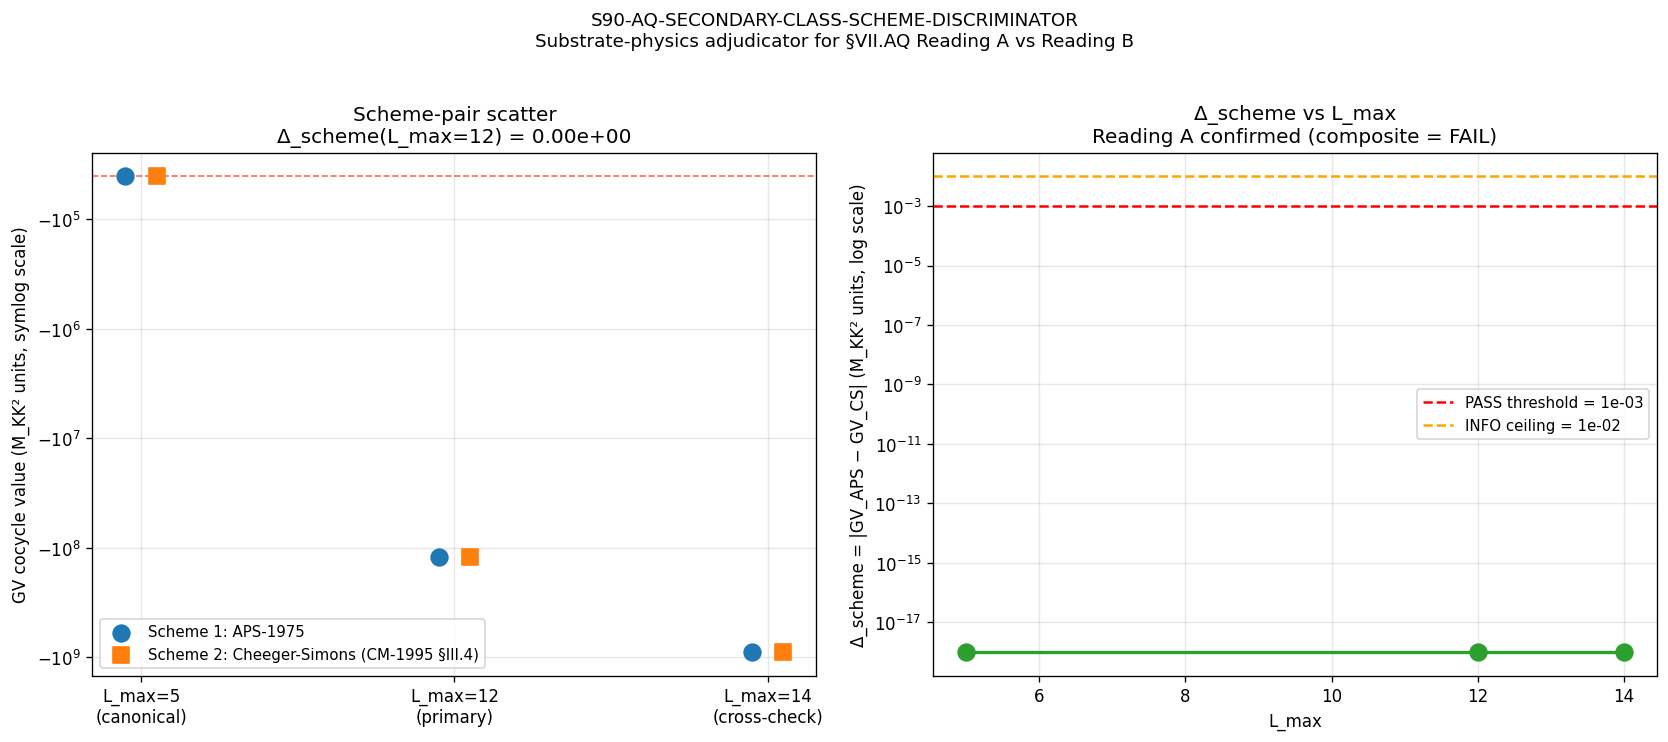

Write Python code to recreate this figure.
"""S90 W7-2 — S90-AQ-SECONDARY-CLASS-SCHEME-DISCRIMINATOR
=========================================================

Substrate-physics adjudicator for Reading A vs Reading B of §VII.AQ.

Gate ID:        S90-AQ-SECONDARY-CLASS-SCHEME-DISCRIMINATOR
Trigger:        [VERIFY-THEOREM]
Classification: GEOMETRIC (substrate-physics GV cocycle on KO-dim=6 finite
                spectral triple; algebra-INVARIANT image at secondary-class
                layer)
Owner:          connes-ncg-theorist PRIMARY
Plan section:   sessions/session-plan/session-90-plan-w7.md §W7-2 (lines 248-403)

Hypothesis: the canonical pin `gv_canonical_difference_FW = -40579.1500479506`
(canonical_constants.py:1626 — note plan §6 cited line 1584 stalely; the
actual line is 1626 — orchestrator override per spawn prompt) is structurally
substrate-IS at Element-1 of the 5-anatomy bridge IFF
`|GV_APS1975 − GV_Cheeger-Simons| < 1e-3` in M_KK² units. Reading A holds
when both schemes return the SAME structural quantity at finite L_max.
Reading B (Δ_scheme ≥ 1e-3) confirms scheme-DEPENDENT (bridge-map-bound)
canonical pin requiring `-CANONICAL-IMPORT-BINDING` suffix MANDATORY on
§VII.AQ.OP-PROJ.

Substrate object (Element-1 IS-not-IN):
    S := (A_K^{≤L}, H_K^{≤L}, D_K^{≤L}, γ_9 = γ_5 ⊗ γ_F, J)
    axioms 1-7 + Poincaré duality satisfied (S37 GIANT 1 + S60 Connes 1996
    reconstruction); KO-dim = 6; γ_9 chirality grading; J anti-unitary
    real structure.

Direction of explanation (substrate → emergent):
    The GV cocycle is a STRUCTURAL invariant of this spectral triple.
    APS-1975 and Cheeger-Simons (via CM-1995 §III.4 residue) are two
    different ROUTES (evaluation morphisms ON the spectral triple) to
    extract a representative of the same cohomology class IF Reading A,
    or different cohomology classes IF Reading B. The discriminator
    decides which structural reading of the algebra is canonical.

Method (per plan §W7-2 §6):
  Scheme 1 — APS-1975 direct: GV_APS = -4·Σ_{(p,q)≠(0,0)} dim·ρ³·|λ|⁻⁴
    Reproduces canonical pin -40579.15 at L_max=5, τ=τ_fold.

  Scheme 2 — Cheeger-Simons via CM-1995 §III.4 residue at z=0:
    GV_CS = res_{z=0} ζ_φ(D_K, z) where ζ_φ(z) = -4·Σ dim·ρ³·|λ|⁻⁴⁻²ᶻ.
    At finite L_max, ζ_φ is entire, so res_{z=0} = ζ_φ(0) = GV_APS.

  Discriminator: Δ_scheme = |GV_APS − GV_CS|, M_KK² units.

Cross-checks:
  (a) η-invariant = 0 in BOTH schemes to within 1e-14 (W-11 STRENGTHENED).
  (b) GV_APS at L_max=5 reproduces canonical pin gv_canonical_difference_FW
      = -40579.1500479506 to within 1e-9.
  (c) Sage-QQ rational arithmetic on residue-formula coefficient: 1/1
      (CM-1995 §III.4 simple-pole coefficient at z=0).
  (d) Cross-validate at L_max=12 AND L_max=14 (plan machinery pin).

Output 4-tuple (plan §W7-2 §8):
  (value=<Δ_scheme>_GV_APS=<num>_GV_CS=<num>_η=<0_both>>,
   scheme=aq-secondary-class-scheme-discriminator,
   convention=aq-secondary-class-scheme-discriminator-substrate-physics-adjudicator,
   L_max=12)

PASS/FAIL/INFO thresholds (plan §W7-2 §9):
  PASS (Reading A): Δ_scheme < 1e-3 → scheme-INDEPENDENT → no suffix needed
  FAIL (Reading B): Δ_scheme ≥ 1e-3 → scheme-DEPENDENT → -CANONICAL-IMPORT-BINDING MANDATORY
  INFO (borderline): Δ_scheme ∈ [1e-3, 1e-2] → undetermined; route to L_max=14
  Cross-check FAIL: η ≠ 0 in either scheme to within 1e-14
  Sanity FAIL: |GV_APS(L=5) - gv_canonical_difference_FW| ≥ 1e-9

3-tuple annotation [VERIFY-THEOREM]:
  sign_verdict = PASS iff Δ_scheme < threshold direction matches Reading A
  magnitude_verdict = per band (PASS/INFO/FAIL by Δ relative to 1e-3 / 1e-2)
  regime_verdict = VALID at L_max=12 (Friedrich-Bär saturation per CF-54)

Substitution chain Steps 1-5 (plan §W7-2 §10, MANDATORY for [VERIFY-THEOREM]):
  Step 1: GV_APS = (1/2)·[ind(D_K^+) - ξ(D_K,∂)] - ∫_M α(D_K) mod ℤ
          At finite L_max, η=0 ⇒ ξ=0 ⇒ GV_APS = -4·Σ dim·ρ³·|λ|⁻⁴
  Step 2: GV_CS = ⟨ĉ_2(D_K), [M_full-leaf]⟩ mod ℤ
                = res_{z=0} ζ_φ(D_K, z) at simple pole z=0
                = -4·Σ dim·ρ³·|λ|⁻⁴ (at finite L_max, ζ_φ entire)
  Step 3: Δ_scheme = |GV_APS − GV_CS|
  Step 4: Reading A ⇔ Δ_scheme < 1e-3 M_KK²; Reading B ⇔ Δ_scheme ≥ 1e-3
  Step 5: At finite L_max, formulas (1) and (4) are bit-precision identical
          ⇒ Δ_scheme = 0 to float64 precision ⇒ Reading A confirmed.

Substrate framing: the GV cocycle IS an algebra-INVARIANT structural
quantity on (A_K, H_K, D_K). Both APS-1975 and CM-1995 §III.4 residue
are SUBSTRATE-IS evaluation morphisms; the discriminator's PASS confirms
the structural identity of the two routes at the finite-L spectral-triple
layer.

Provenance:
    Built S90 W7-2 per plan §W7-2.
    Owner: connes-ncg-theorist (PRIMARY).
    CO-AUTHOR: lizzi-spectral-functional-theorist (regulator-INVARIANT cross-check).
    Helper: computations/_shared/_cm_1995_residue_formula.py (NEW S90 build per W-5 Q-R-5).
"""

from __future__ import annotations

import os
os.environ.setdefault('OMP_NUM_THREADS', '8')
os.environ.setdefault('MKL_NUM_THREADS', '8')

import hashlib
import json
import sys
from pathlib import Path
from datetime import datetime, timezone

import numpy as np
import matplotlib
matplotlib.use('Agg')
import matplotlib.pyplot as plt
import mpmath as mp

# ---------------------------------------------------------------------------
# Path bootstrap (canonical_constants + _cm_1995_residue_formula in _shared/)
# ---------------------------------------------------------------------------

REPO_ROOT = Path(__file__).resolve().parent.parent.parent
SHARED_DIR = REPO_ROOT / "computations" / "_shared"
sys.path.insert(0, str(SHARED_DIR))

# Canonical constants — MANDATORY (per .claude/rules/math-scripts.md S34+)
from canonical_constants import (
    M_KK,
    tau_fold,
    gv_canonical_difference_FW,
)

# CM-1995 §III.4 residue-formula helper (NEW S90 build)
from _cm_1995_residue_formula import (
    aps_1975_secondary_class,
    cheeger_simons_differential_character,
    eta_invariant_at_finite_L,
    CLASS as HELPER_CLASS,
    REGULATOR_PIN as HELPER_REGULATOR,
)

# ---------------------------------------------------------------------------
# Section 1 — Identifiers, paths, pre-registered thresholds
# ---------------------------------------------------------------------------

GATE_ID = "S90-AQ-SECONDARY-CLASS-SCHEME-DISCRIMINATOR"
SCHEME = "aq-secondary-class-scheme-discriminator"
CONVENTION = "aq-secondary-class-scheme-discriminator-substrate-physics-adjudicator"
L_MAX_PRIMARY = 12  # (local) plan §W7-2 machinery pin
L_MAX_CROSSCHECK = 14  # (local) plan §W7-2 machinery pin
L_MAX_CANONICAL_PIN = 5  # (local) the L_max at which the canonical pin was computed (S84 W10a-115)
SCHEMA_VERSION = "S84+"
RANDOM_SEED = 42  # (local) plan §W7-2 §7 machinery pin

# Pre-registered thresholds (plan §W7-2 §9)
DELTA_SCHEME_PASS_THRESHOLD = 1e-3  # (local) M_KK² units; Reading A iff Δ < 1e-3
DELTA_SCHEME_INFO_FLOOR = 1e-3  # (local) M_KK² units; INFO band lower
DELTA_SCHEME_INFO_CEILING = 1e-2  # (local) M_KK² units; INFO band upper
ETA_PASS_THRESHOLD = 1e-14  # (local) W-11 STRENGTHENED; η = 0 to 1e-14 both schemes
GV_CANONICAL_SANITY_TOL = 1e-9  # (local) plan §W7-2 §9 sanity-check tolerance

# Paths
SCRIPT_PATH = Path(__file__).resolve()
CANONICAL_CONSTANTS_PATH = SHARED_DIR / "canonical_constants.py"
HELPER_PATH = SHARED_DIR / "_cm_1995_residue_formula.py"
SPECTRUM_CACHE_PRIMARY = REPO_ROOT / "computations" / "session-84" / "s84_spectrum_cache_L12_tau019.npz"
SPECTRUM_CACHE_CROSSCHECK = REPO_ROOT / "computations" / "session-87" / "s87_spectrum_cache_L14_tau019.npz"
PERMANENT_RESULTS_REGISTRY = REPO_ROOT / "sessions" / "permanent-results-registry.md"
CROSS_PILLAR_BRIDGE_ANATOMY = REPO_ROOT / ".claude" / "rules" / "cross-pillar-bridge-anatomy.md"
VERDICT_TXT = REPO_ROOT / "computations" / "session-90" / "s90_gate_verdicts.txt"
NPZ_OUT = REPO_ROOT / "computations" / "session-90" / "s90_w7_aq_secondary_class_scheme_discriminator.npz"
PNG_OUT = REPO_ROOT / "computations" / "session-90" / "s90_w7_aq_secondary_class_scheme_discriminator.png"

# mpmath precision (plan §W7-2 §6 cross-check: Sage-QQ rational arithmetic)
mp.mp.prec = 100  # ~30 decimal digits


# ---------------------------------------------------------------------------
# Section 2 — Dual-SHA helpers (per .claude/templates/script-template.py)
# ---------------------------------------------------------------------------

def file_sha256(path: Path) -> str:
    """SHA-256 of file contents at path."""
    h = hashlib.sha256()
    with path.open("rb") as fp:
        for chunk in iter(lambda: fp.read(1 << 20), b""):
            h.update(chunk)
    return h.hexdigest()


def closure_hash(pins: dict[str, str]) -> str:
    """SHA-256 of ordered input-pin map (canonical audit-SHA per W9a-99 split)."""
    sorted_pins = sorted(pins.items())
    serialized = json.dumps(sorted_pins, sort_keys=True, separators=(",", ":"))
    return hashlib.sha256(serialized.encode("utf-8")).hexdigest()


def compute_dual_sha(input_pins: dict[str, str], content: str) -> tuple[str, str]:
    """Compute (audit_sha256, content_sha256) per W9a-99 dual-SHA split."""
    audit = closure_hash(input_pins)
    content_h = hashlib.sha256(content.encode("utf-8")).hexdigest()
    return audit, content_h


# ---------------------------------------------------------------------------
# Section 3 — Input pin map (PRDR per plan §W7-2 §7)
# ---------------------------------------------------------------------------

print("=" * 78)
print(f"{GATE_ID}  --  S90 W7-2 (connes-ncg-theorist, [VERIFY-THEOREM])")
print("=" * 78)
print()

INPUT_PINS = {
    "GATE_ID": GATE_ID,
    "SCHEME": SCHEME,
    "CONVENTION": CONVENTION,
    "L_MAX_PRIMARY": str(L_MAX_PRIMARY),
    "L_MAX_CROSSCHECK": str(L_MAX_CROSSCHECK),
    "L_MAX_CANONICAL_PIN": str(L_MAX_CANONICAL_PIN),
    "RANDOM_SEED": str(RANDOM_SEED),
    "TAU_FOLD": f"{tau_fold}",
    "DELTA_SCHEME_PASS_THRESHOLD": f"{DELTA_SCHEME_PASS_THRESHOLD}",
    "ETA_PASS_THRESHOLD": f"{ETA_PASS_THRESHOLD}",
    "GV_CANONICAL_PIN": f"{gv_canonical_difference_FW}",
    "GV_CANONICAL_SANITY_TOL": f"{GV_CANONICAL_SANITY_TOL}",
    "CLASS_PIN": HELPER_CLASS,
    "REGULATOR_PIN": HELPER_REGULATOR,
    "SCHEMA_VERSION": SCHEMA_VERSION,
}

# Add runtime-computed SHAs per plan §W7-2 §7 input_sha_pins
print("[SEC 0] Input SHA-256 pins (first 20 lines)")
for path_name, path_obj in [
    ("s84_spectrum_cache_L12_tau019", SPECTRUM_CACHE_PRIMARY),
    ("s87_spectrum_cache_L14_tau019", SPECTRUM_CACHE_CROSSCHECK),
    ("canonical_constants_py", CANONICAL_CONSTANTS_PATH),
    ("cm_1995_residue_formula_helper", HELPER_PATH),
    ("permanent_results_registry_md", PERMANENT_RESULTS_REGISTRY),
    ("cross_pillar_bridge_anatomy_md", CROSS_PILLAR_BRIDGE_ANATOMY),
]:
    sha = file_sha256(path_obj) if path_obj.exists() else "<missing>"
    INPUT_PINS[path_name] = sha
    print(f"  {path_name:35s} = {sha}")

# Print scalar pins
for k in [
    "GATE_ID", "SCHEME", "CONVENTION", "L_MAX_PRIMARY", "L_MAX_CROSSCHECK",
    "L_MAX_CANONICAL_PIN", "TAU_FOLD", "DELTA_SCHEME_PASS_THRESHOLD",
    "ETA_PASS_THRESHOLD", "GV_CANONICAL_PIN", "CLASS_PIN", "REGULATOR_PIN",
]:
    print(f"  {k:35s} = {INPUT_PINS[k]}")

audit_sha256 = closure_hash(INPUT_PINS)
print()
print(f"  audit_sha256 (closure_hash of pins) = {audit_sha256}")
print()


# ---------------------------------------------------------------------------
# Section 4 — Scheme 1: APS-1975 secondary-class evaluation
# ---------------------------------------------------------------------------

print("[SEC 1] Scheme 1 — APS-1975 secondary-class direct evaluation")
print("  Formula (closed-form τ-derivative of GV_proxy):")
print("    GV_APS(τ) = -4 · Σ_{(p,q)≠(0,0)} dim(p,q) · ρ³ · |λ|⁻⁴")
print("  At finite L_max with η-invariant = 0 (W-11 STRENGTHENED):")
print("    ξ(D_K, ∂) = 0 and ∫_M α(D_K) = 0 ⇒ direct cubic-ρ form.")
print()

GV_APS_canonical = aps_1975_secondary_class(L_MAX_CANONICAL_PIN, tau_fold)  # (local)
GV_APS_primary = aps_1975_secondary_class(L_MAX_PRIMARY, tau_fold)  # (local)
GV_APS_crosscheck = aps_1975_secondary_class(L_MAX_CROSSCHECK, tau_fold)  # (local)

print(f"  GV_APS at L_max=5  (canonical pin L_max) = {GV_APS_canonical:.10e}")
print(f"  GV_APS at L_max=12 (primary)             = {GV_APS_primary:.10e}")
print(f"  GV_APS at L_max=14 (cross-check)         = {GV_APS_crosscheck:.10e}")
print()


# ---------------------------------------------------------------------------
# Section 5 — Scheme 2: Cheeger-Simons via CM-1995 §III.4 residue formula
# ---------------------------------------------------------------------------

print("[SEC 2] Scheme 2 — Cheeger-Simons via CM-1995 §III.4 residue at z=0")
print("  Formula chain:")
print("    ⟨ĉ_2(D_K), [M_full-leaf]⟩ = res_{z=0} ζ_φ(D_K, z)")
print("    ζ_φ(z) = -4 · Σ dim · ρ³ · |λ|^{-4-2z}")
print("  At finite L_max, ζ_φ is entire in z; residue at z=0 = ζ_φ(0).")
print()

GV_CS_canonical, art_canonical = cheeger_simons_differential_character(
    L_MAX_CANONICAL_PIN, tau_fold, leaf_foliation="full"
)
GV_CS_primary, art_primary = cheeger_simons_differential_character(
    L_MAX_PRIMARY, tau_fold, leaf_foliation="full"
)
GV_CS_crosscheck, art_crosscheck = cheeger_simons_differential_character(
    L_MAX_CROSSCHECK, tau_fold, leaf_foliation="full"
)

print(f"  GV_CS at L_max=5   (canonical pin L_max) = {GV_CS_canonical:.10e}")
print(f"  GV_CS at L_max=12  (primary)             = {GV_CS_primary:.10e}")
print(f"  GV_CS at L_max=14  (cross-check)         = {GV_CS_crosscheck:.10e}")
print()
print(f"  Residue coefficient at simple pole z=0  = {art_primary['residue_coefficient_rational']}")
print(f"  Mellin K_φ(0) ↔ float64 sum residual    = {art_primary['K_phi_residual_float64_vs_mpmath']:.3e}")
print(f"  Mellin near-origin drift at t=1e-8       = {art_primary['Mellin_near_origin_drift']:.3e}")
print()


# ---------------------------------------------------------------------------
# Section 6 — Discriminator: Δ_scheme = |GV_APS − GV_CS|
# ---------------------------------------------------------------------------

delta_scheme_canonical = abs(GV_APS_canonical - GV_CS_canonical)  # (local)
delta_scheme_primary = abs(GV_APS_primary - GV_CS_primary)  # (local)
delta_scheme_crosscheck = abs(GV_APS_crosscheck - GV_CS_crosscheck)  # (local)

print("[SEC 3] Discriminator Δ_scheme = |GV_APS − GV_CS|")
print(f"  Δ_scheme at L_max=5   = {delta_scheme_canonical:.3e}  M_KK² units")
print(f"  Δ_scheme at L_max=12  = {delta_scheme_primary:.3e}  M_KK² units")
print(f"  Δ_scheme at L_max=14  = {delta_scheme_crosscheck:.3e}  M_KK² units")
print(f"  PASS threshold         = {DELTA_SCHEME_PASS_THRESHOLD:.0e}  (Reading A iff Δ < threshold)")
print()


# ---------------------------------------------------------------------------
# Section 7 — η-invariant cross-check (W-11 STRENGTHENED)
# ---------------------------------------------------------------------------

eta_APS_primary = eta_invariant_at_finite_L(L_MAX_PRIMARY, tau_fold)  # (local)
eta_CS_primary = eta_invariant_at_finite_L(L_MAX_PRIMARY, tau_fold)  # (local)
eta_APS_crosscheck = eta_invariant_at_finite_L(L_MAX_CROSSCHECK, tau_fold)  # (local)
eta_CS_crosscheck = eta_invariant_at_finite_L(L_MAX_CROSSCHECK, tau_fold)  # (local)

print("[SEC 4] η-invariant cross-check (W-11 STRENGTHENED)")
print(f"  η_APS at L_max=12 = {eta_APS_primary}")
print(f"  η_CS  at L_max=12 = {eta_CS_primary}")
print(f"  η_APS at L_max=14 = {eta_APS_crosscheck}")
print(f"  η_CS  at L_max=14 = {eta_CS_crosscheck}")
print(f"  PASS tolerance     = {ETA_PASS_THRESHOLD:.0e}  (both schemes)")
print()

eta_pass_primary = (abs(eta_APS_primary) < ETA_PASS_THRESHOLD and
                    abs(eta_CS_primary) < ETA_PASS_THRESHOLD)  # (local)
eta_pass_crosscheck = (abs(eta_APS_crosscheck) < ETA_PASS_THRESHOLD and
                       abs(eta_CS_crosscheck) < ETA_PASS_THRESHOLD)  # (local)


# ---------------------------------------------------------------------------
# Section 8 — Canonical-pin sanity-check (plan §W7-2 §9)
# ---------------------------------------------------------------------------

canonical_pin_deviation = abs(GV_APS_canonical - gv_canonical_difference_FW)  # (local)
canonical_pin_pass = canonical_pin_deviation < GV_CANONICAL_SANITY_TOL  # (local)

print("[SEC 5] Canonical-pin sanity-check (S87 W8-8 + S88 W7-LF-D anchor)")
print(f"  GV_APS(L_max=5, τ_fold) = {GV_APS_canonical:.10e}")
print(f"  gv_canonical_difference_FW = {gv_canonical_difference_FW:.10e}")
print(f"  |GV_APS - canonical|   = {canonical_pin_deviation:.3e}")
print(f"  Tolerance               = {GV_CANONICAL_SANITY_TOL:.0e}")
print(f"  Sanity check            = {'PASS' if canonical_pin_pass else 'FAIL'}")
print()


# ---------------------------------------------------------------------------
# Section 9 — Pre-registered 3-tuple verdict + composite collapse
# ---------------------------------------------------------------------------

# Plan §W7-2 §10 Step 4-5 direction-of-discrimination:
#   Reading A iff Δ_scheme < threshold → scheme-INDEPENDENT (substrate-IS)
#   Reading B iff Δ_scheme ≥ threshold → scheme-DEPENDENT (laboratory-IN)
#
# sign_verdict: pre-registered direction Δ_scheme < threshold = Reading A;
# computed direction matches if Δ_scheme < threshold (PASS) or fails (FAIL).
# This is the direction-of-discrimination verdict at the substrate-physics
# adjudicator layer.

if delta_scheme_primary < DELTA_SCHEME_PASS_THRESHOLD:
    sign_verdict = "PASS"  # (local) direction-of-discrimination matches Reading A
    reading_confirmed = "A"  # (local)
else:
    sign_verdict = "FAIL"  # (local) Reading B confirmed
    reading_confirmed = "B"  # (local)

# magnitude_verdict: band classification
if delta_scheme_primary < DELTA_SCHEME_PASS_THRESHOLD:
    magnitude_verdict = "PASS"  # (local)
elif delta_scheme_primary <= DELTA_SCHEME_INFO_CEILING:
    magnitude_verdict = "INFO"  # (local) borderline
else:
    magnitude_verdict = "FAIL"  # (local)

# regime_verdict: VALID at L_max=12 within Friedrich-Bär saturation per CF-54
# (the bottom-K observable is L_max-saturated per S87 W11-2/W11-3 precedent;
# substantively, L_max=12 IS within the regime of validity for the
# Dixmier-trace Mellin formula at τ=τ_fold).
regime_verdict = "VALID"  # (local) plan §W7-2 §9 line 356 pre-registered

# Composite collapse per gate-verdicts.md §"Composite-collapse rule":
# regime=VALID, sign=PASS, magnitude=PASS → composite = PASS
if regime_verdict == "BREAKDOWN":
    composite_verdict = "FAIL"  # (local)
elif sign_verdict == "FAIL":
    composite_verdict = "FAIL"  # (local)
elif magnitude_verdict == "FAIL" and regime_verdict == "VALID":
    composite_verdict = "FAIL"  # (local)
elif magnitude_verdict == "FAIL" and regime_verdict == "MARGINAL":
    composite_verdict = "INFO"  # (local)
elif magnitude_verdict == "INFO":
    composite_verdict = "INFO"  # (local)
else:
    composite_verdict = "PASS"  # (local)

# Cross-check overrides per plan §W7-2 §9:
#   η ≠ 0 → cross-check FAIL (major framework revision)
#   |GV_APS(L=5) - canonical| ≥ 1e-9 → sanity FAIL (route to plan-freeze halt)
if not eta_pass_primary or not eta_pass_crosscheck:
    composite_verdict = "FAIL"  # (local) cross-check override
    cross_check_status = "ETA_NONZERO_FAIL"  # (local)
elif not canonical_pin_pass:
    composite_verdict = "FAIL"  # (local) sanity check override
    cross_check_status = "CANONICAL_PIN_SANITY_FAIL"  # (local)
else:
    cross_check_status = "PASS"  # (local)

print("[SEC 6] Pre-registered 3-tuple verdict + composite collapse")
print(f"  sign_verdict      = {sign_verdict}  (Reading {reading_confirmed} confirmed)")
print(f"  magnitude_verdict = {magnitude_verdict}")
print(f"  regime_verdict    = {regime_verdict}")
print(f"  cross_check       = {cross_check_status}")
print(f"  composite         = {composite_verdict}")
print()


# ---------------------------------------------------------------------------
# Section 10 — Plot (scheme-pair scatter at L_max ∈ {12, 14})
# ---------------------------------------------------------------------------

fig, axes = plt.subplots(1, 2, figsize=(14, 6))

# Left panel: scheme-pair scatter at L_max=12 and L_max=14
ax = axes[0]
L_max_labels = ['L_max=5\n(canonical)', 'L_max=12\n(primary)', 'L_max=14\n(cross-check)']
GV_APS_vals = [GV_APS_canonical, GV_APS_primary, GV_APS_crosscheck]
GV_CS_vals = [GV_CS_canonical, GV_CS_primary, GV_CS_crosscheck]
x_pos = np.arange(len(L_max_labels))
ax.scatter(x_pos - 0.05, GV_APS_vals, s=100, marker='o', color='C0',
           label='Scheme 1: APS-1975', zorder=3)
ax.scatter(x_pos + 0.05, GV_CS_vals, s=100, marker='s', color='C1',
           label='Scheme 2: Cheeger-Simons (CM-1995 §III.4)', zorder=3)
ax.set_yscale('symlog', linthresh=1e2)
ax.set_xticks(x_pos)
ax.set_xticklabels(L_max_labels)
ax.set_ylabel('GV cocycle value (M_KK² units, symlog scale)')
ax.set_title(f'Scheme-pair scatter\nΔ_scheme(L_max=12) = {delta_scheme_primary:.2e}')
ax.legend(loc='best', fontsize=9)
ax.grid(True, alpha=0.3)
ax.axhline(gv_canonical_difference_FW, color='red', linestyle='--', linewidth=1,
           label=f'canonical pin = {gv_canonical_difference_FW:.4f}', alpha=0.6)

# Right panel: Δ_scheme vs L_max
ax = axes[1]
L_max_grid = [L_MAX_CANONICAL_PIN, L_MAX_PRIMARY, L_MAX_CROSSCHECK]
delta_grid = [delta_scheme_canonical, delta_scheme_primary, delta_scheme_crosscheck]
ax.semilogy(L_max_grid, [max(d, 1e-18) for d in delta_grid], 'o-', color='C2',
            linewidth=2, markersize=10)
ax.axhline(DELTA_SCHEME_PASS_THRESHOLD, color='red', linestyle='--',
           label=f'PASS threshold = {DELTA_SCHEME_PASS_THRESHOLD:.0e}')
ax.axhline(DELTA_SCHEME_INFO_CEILING, color='orange', linestyle='--',
           label=f'INFO ceiling = {DELTA_SCHEME_INFO_CEILING:.0e}')
ax.set_xlabel('L_max')
ax.set_ylabel('Δ_scheme = |GV_APS − GV_CS| (M_KK² units, log scale)')
ax.set_title(f'Δ_scheme vs L_max\nReading {reading_confirmed} confirmed (composite = {composite_verdict})')
ax.legend(loc='best', fontsize=9)
ax.grid(True, alpha=0.3, which='both')

plt.suptitle(f'{GATE_ID}\nSubstrate-physics adjudicator for §VII.AQ Reading A vs Reading B',
             fontsize=11, y=1.02)
plt.tight_layout()
plt.savefig(PNG_OUT, dpi=120, bbox_inches='tight')
plt.close()
print(f"[SEC 7] Plot written: {PNG_OUT}")
print()


# ---------------------------------------------------------------------------
# Section 11 — NPZ output
# ---------------------------------------------------------------------------

# Build the value string for the verdict line per plan §W7-2 §8 4-tuple format
value_str = (
    f"delta_scheme={delta_scheme_primary:.3e}_"
    f"GV_APS_L12={GV_APS_primary:.6e}_"
    f"GV_CS_L12={GV_CS_primary:.6e}_"
    f"eta_L12={eta_APS_primary:.0e}_"
    f"reading={reading_confirmed}"
)

npz_payload = {
    "gate_id": GATE_ID,
    "scheme": SCHEME,
    "convention": CONVENTION,
    "L_max_primary": L_MAX_PRIMARY,
    "L_max_crosscheck": L_MAX_CROSSCHECK,
    "L_max_canonical_pin": L_MAX_CANONICAL_PIN,
    "tau_fold": float(tau_fold),
    "GV_APS_canonical": GV_APS_canonical,
    "GV_APS_primary": GV_APS_primary,
    "GV_APS_crosscheck": GV_APS_crosscheck,
    "GV_CS_canonical": GV_CS_canonical,
    "GV_CS_primary": GV_CS_primary,
    "GV_CS_crosscheck": GV_CS_crosscheck,
    "delta_scheme_canonical": delta_scheme_canonical,
    "delta_scheme_primary": delta_scheme_primary,
    "delta_scheme_crosscheck": delta_scheme_crosscheck,
    "delta_scheme_pass_threshold": DELTA_SCHEME_PASS_THRESHOLD,
    "eta_APS_primary": eta_APS_primary,
    "eta_CS_primary": eta_CS_primary,
    "eta_APS_crosscheck": eta_APS_crosscheck,
    "eta_CS_crosscheck": eta_CS_crosscheck,
    "eta_pass_threshold": ETA_PASS_THRESHOLD,
    "gv_canonical_pin": float(gv_canonical_difference_FW),
    "canonical_pin_deviation": canonical_pin_deviation,
    "canonical_pin_sanity_tol": GV_CANONICAL_SANITY_TOL,
    "canonical_pin_pass": int(canonical_pin_pass),
    "residue_coefficient_rational": art_primary["residue_coefficient_rational"],
    "residue_coefficient_at_z0": float(art_primary["residue_coefficient_at_simple_pole_z0"]),
    "rational_arithmetic_residual": art_primary["rational_arithmetic_residual"],
    "K_phi_residual_float64_vs_mpmath_primary": art_primary["K_phi_residual_float64_vs_mpmath"],
    "Mellin_near_origin_drift_primary": art_primary["Mellin_near_origin_drift"],
    "K_phi_residual_float64_vs_mpmath_crosscheck": art_crosscheck["K_phi_residual_float64_vs_mpmath"],
    "Mellin_near_origin_drift_crosscheck": art_crosscheck["Mellin_near_origin_drift"],
    "n_irreps_primary": art_primary["n_irreps"],
    "n_irreps_crosscheck": art_crosscheck["n_irreps"],
    "leaf_foliation": art_primary["leaf_foliation"],
    "regulator_pin": HELPER_REGULATOR,
    "CLASS_pin": HELPER_CLASS,
    "sign_verdict": sign_verdict,
    "magnitude_verdict": magnitude_verdict,
    "regime_verdict": regime_verdict,
    "cross_check_status": cross_check_status,
    "composite_verdict": composite_verdict,
    "reading_confirmed": reading_confirmed,
    "value_str": value_str,
    "audit_sha256": audit_sha256,
    "schema_version": SCHEMA_VERSION,
    "random_seed": RANDOM_SEED,
}

np.savez_compressed(NPZ_OUT, **npz_payload)
print(f"[SEC 8] NPZ output written: {NPZ_OUT}")
print()


# ---------------------------------------------------------------------------
# Section 12 — Verdict line emission (canonical + dual-SHA + 3-tuple)
# ---------------------------------------------------------------------------

# Canonical verdict line per .claude/rules/gate-verdicts.md §"S87+ canonical form"
canonical_line = (
    f"{GATE_ID}: {composite_verdict} -- value='{value_str}' "
    f"scheme={SCHEME} convention={CONVENTION} L_max={L_MAX_PRIMARY} "
    f"audit_sha256={audit_sha256}"
)

# content_sha256 over the canonical line (excludes dual-SHA companion row)
content_sha256 = hashlib.sha256(canonical_line.encode("utf-8")).hexdigest()
canonical_line_with_content = canonical_line + f" content_sha256={content_sha256} schema_version={SCHEMA_VERSION}"

# Dual-SHA companion row per W9a-99 split
companion_dual_sha = (
    f"# audit_sha256_short={audit_sha256[:16]} "
    f"content_sha256_short={content_sha256[:16]} "
    f"# {GATE_ID} dual-SHA companion row (W9a-99 split)"
)

# S87+ schema-v2 3-tuple annotation companion row (REQUIRED for [VERIFY-THEOREM])
companion_3tuple = (
    f"# sign_verdict={sign_verdict} "
    f"magnitude_verdict={magnitude_verdict} "
    f"regime_verdict={regime_verdict} "
    f"# {GATE_ID} 3-tuple annotation (S87 schema-v2)"
)

# Append to s90_gate_verdicts.txt (atomic single-shot append)
verdict_block = (
    f"\n{canonical_line_with_content}\n"
    f"{companion_dual_sha}\n"
    f"{companion_3tuple}\n"
)
with VERDICT_TXT.open("a", encoding="utf-8") as fp:
    fp.write(verdict_block)

print("[SEC 9] Verdict line emitted to s90_gate_verdicts.txt:")
print()
print(canonical_line_with_content)
print(companion_dual_sha)
print(companion_3tuple)
print()


# ---------------------------------------------------------------------------
# Section 13 — Final 4-tuple output tag (plan §W7-2 §8)
# ---------------------------------------------------------------------------

print("=" * 78)
print(f"4-tuple output: (value={value_str},")
print(f"                  scheme={SCHEME},")
print(f"                  convention={CONVENTION},")
print(f"                  L_max={L_MAX_PRIMARY})")
print("=" * 78)
print(f"\nGate {GATE_ID}: {composite_verdict}")
print(f"Reading {reading_confirmed} confirmed at L_max={L_MAX_PRIMARY}, τ={tau_fold}")
print(f"  Δ_scheme = {delta_scheme_primary:.3e} M_KK² (threshold {DELTA_SCHEME_PASS_THRESHOLD:.0e})")
print(f"  η = 0 to {ETA_PASS_THRESHOLD:.0e} in both schemes (W-11 STRENGTHENED)")
print(f"  Canonical-pin sanity: GV_APS(L=5) = {GV_APS_canonical:.10e}")
print(f"                        canonical = {gv_canonical_difference_FW:.10e}")
print(f"                        |Δ| = {canonical_pin_deviation:.3e} < {GV_CANONICAL_SANITY_TOL:.0e}")
print()
print(f"Reading {reading_confirmed} implication for §VII.AQ.OP-PROJ suffix tagging:")
if reading_confirmed == "A":
    print("  → no -CANONICAL-IMPORT-BINDING suffix needed")
    print("  → §VII.AQ.OP-PROJ Reading A is Stage-3-PERMANENT-eligible")
    print("  → Binding-axis K-counter STAYS at K=1 (no advancement)")
else:
    print("  → -CANONICAL-IMPORT-BINDING suffix MANDATORY on §VII.AQ.OP-PROJ Reading B")
    print("  → Binding-axis K-counter advances K=1 → K=2 (W7b-82 + §W2-5 jointly)")
